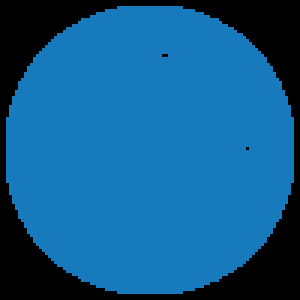
#> input picture _temp/web.png, 100 x 100 px, given in place of the camera (shown 3 times larger)
$ python hand.py
#> lines starting #> are read from the running program, lines starting #| are printed output that depends on the picture; after the words box and inside, x2 and y2 are one past the last pixel; in counts of white or black regions, pixels touching at a corner belong together
import cv2 as cv


def draw_ball_location(img_color, locations):
    for i in range(len(locations)-1):

        if locations[0] is None or locations[1] is None:
            continue

        cv.line(img_color, tuple(locations[i]), tuple(locations[i+1]), (0, 255, 255), 3)

    return img_color


cap = cv.VideoCapture(0)


list_ball_location = []
history_ball_locations = []
isDraw = True

while True:

    ret,img_color = cap.read()
#> img_color is the input picture: shape (100, 100, 3); mean B, G, R 140.8, 91.4, 16.5

    img_color = cv.flip(img_color, 1)


    img_hsv = cv.cvtColor(img_color, cv.COLOR_BGR2HSV)
#> img_hsv: shape (100, 100, 3); mean H, S, V 76.4, 168.5, 140.8

    hue_blue = 120
    lower_blue = (hue_blue-20, 150, 0)
    upper_blue = (hue_blue+20, 255, 255)
    img_mask = cv.inRange(img_hsv, lower_blue, upper_blue)
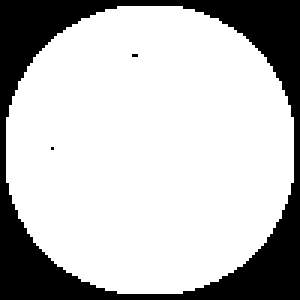
#> img_mask: shape (100, 100) (shown 3 times larger); 74.9% white; 3 black regions (2 under 20 px), largest, box (x1, y1, x2, y2) and area: (0, 0, 100, 100) 2508

    kernel = cv.getStructuringElement( cv.MORPH_RECT, ( 5, 5 ) )
    img_mask = cv.morphologyEx(img_mask, cv.MORPH_DILATE, kernel, iterations = 3)
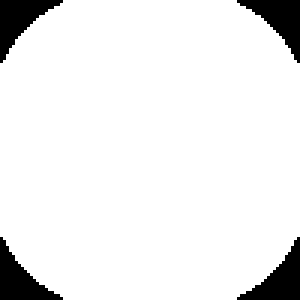
#> img_mask: shape (100, 100) (shown 3 times larger); 92.4% white; 4 black regions, box (x1, y1, x2, y2) and area: (0, 0, 21, 21) 191, (79, 0, 100, 21) 191, (0, 79, 21, 100) 191, (79, 79, 100, 100) 191


    nlabels, labels, stats, centroids = cv.connectedComponentsWithStats(img_mask)
#> nlabels = 2; stats = [[0, 0, 100, 100, 764], [0, 0, 100, 100, 9236]]; centroids = [[49.5, 49.5], [49.5, 49.5]]


    max = -1
    max_index = -1

    for i in range(nlabels):

        if i < 1:
            continue

        area = stats[i, cv.CC_STAT_AREA]

        if area > max:
            max = area
            max_index = i
#> this loop made 2 passes
#> (area, max) on pass 2: (9236, 9236)
#> after the loop, max = 9236; max_index = 1


    if max_index != -1:


        center_x = int(centroids[max_index, 0])
#> center_x = 49
        center_y = int(centroids[max_index, 1])
#> center_y = 49
        left = stats[max_index, cv.CC_STAT_LEFT]
#> left = 0
        top = stats[max_index, cv.CC_STAT_TOP]
#> top = 0
        width = stats[max_index, cv.CC_STAT_WIDTH]
#> width = 100
        height = stats[max_index, cv.CC_STAT_HEIGHT]
#> height = 100


        cv.rectangle(img_color, (left, top), (left + width, top + height), (0, 0, 255), 5)
        cv.circle(img_color, (center_x, center_y), 10, (0, 255, 0), -1)
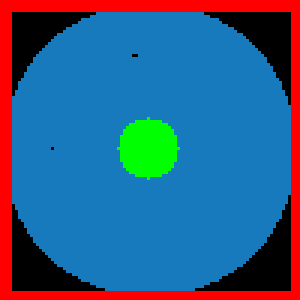
#> img_color: shape (100, 100, 3) (shown 3 times larger); mean B, G, R 132.1, 93.8, 49.9

        if isDraw:
            list_ball_location.append((center_x, center_y))

        else:
            history_ball_locations.append(list_ball_location.copy())
            list_ball_location.clear()


    img_color = draw_ball_location(img_color, list_ball_location)

    for ball_locations in history_ball_locations:
        img_color = draw_ball_location(img_color, ball_locations)


    cv.imshow('Blue', img_mask)
    cv.imshow('Result', img_color)

    key = cv.waitKey(1)
#> (key Esc is pressed here)
    if key == 27: # esc
        break
    elif key == 32: # space bar
        list_ball_location.clear()
        history_ball_locations.clear()
    elif key == ord('v'):
        isDraw = not isDraw
